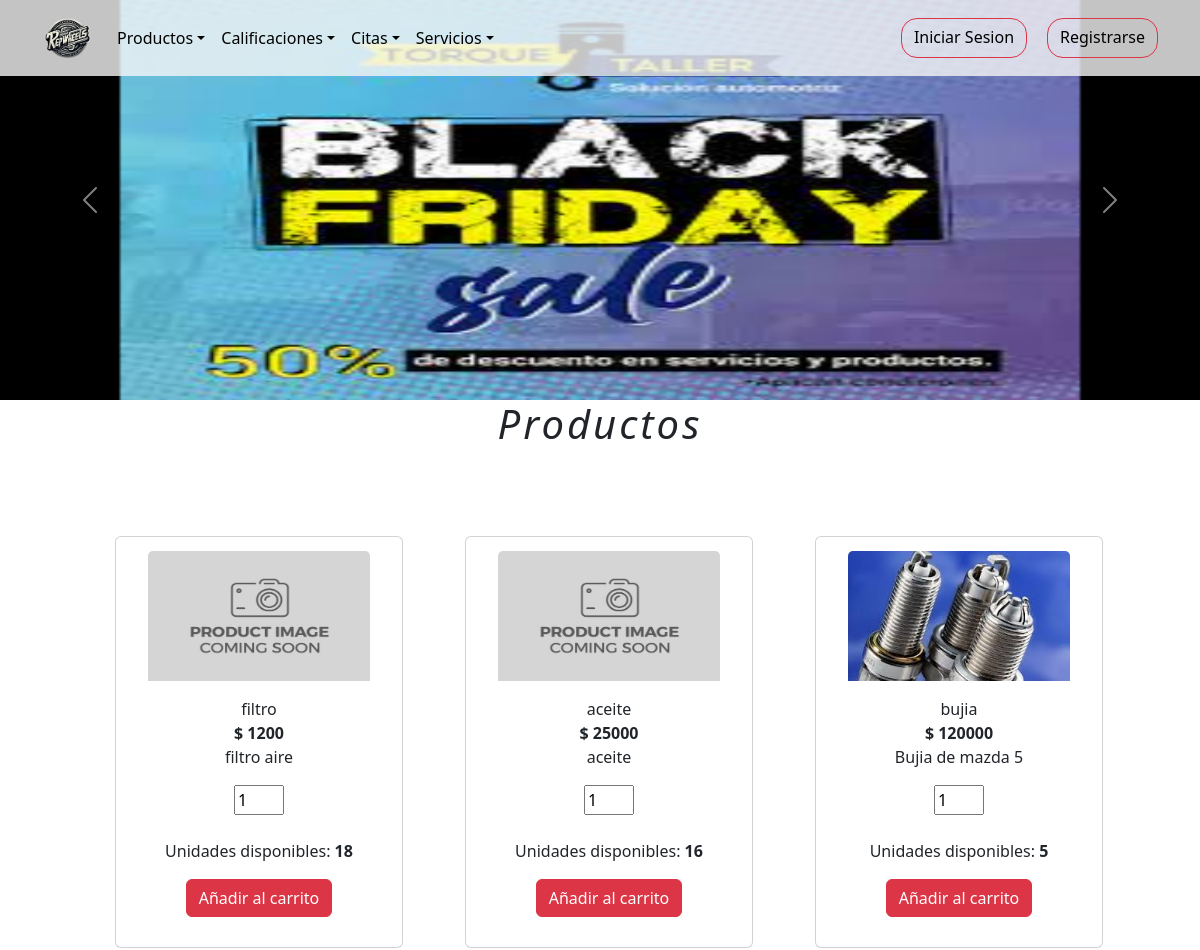
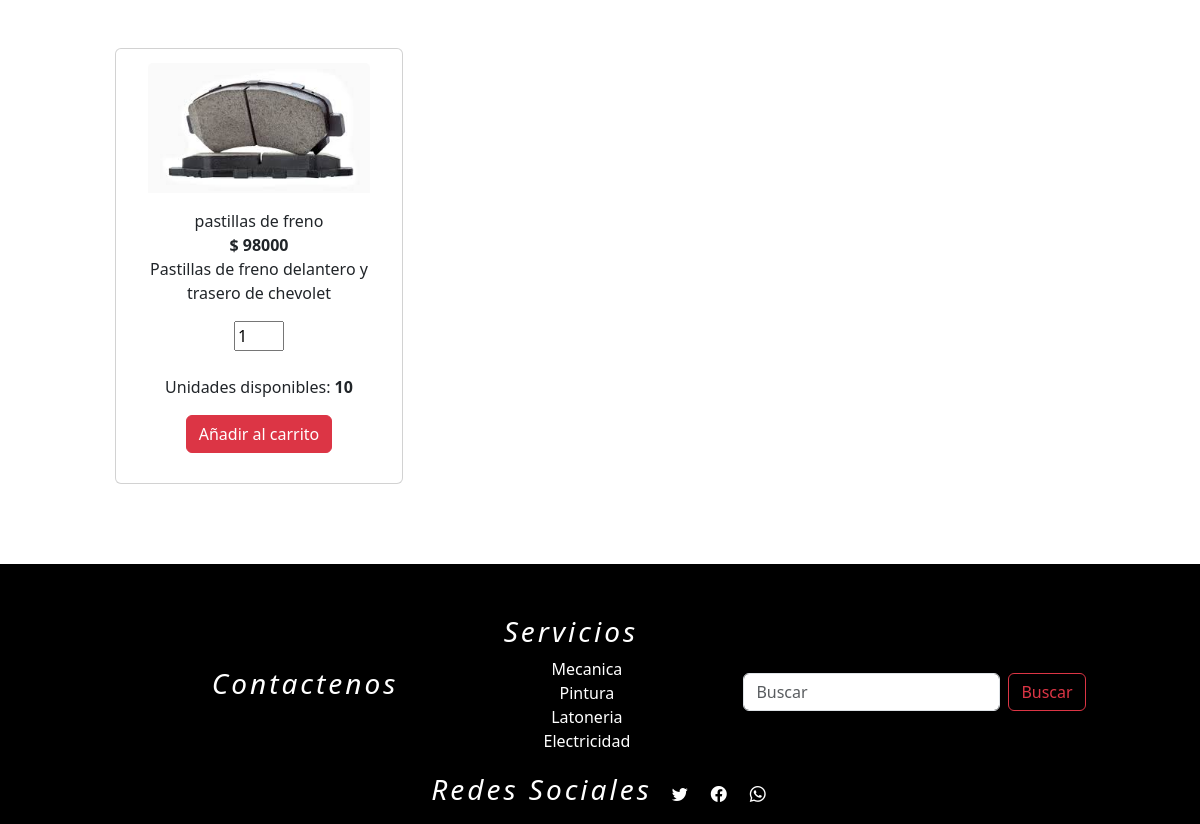
/productos, run on an earlier commit of the app's database (2 pictures, top to bottom).
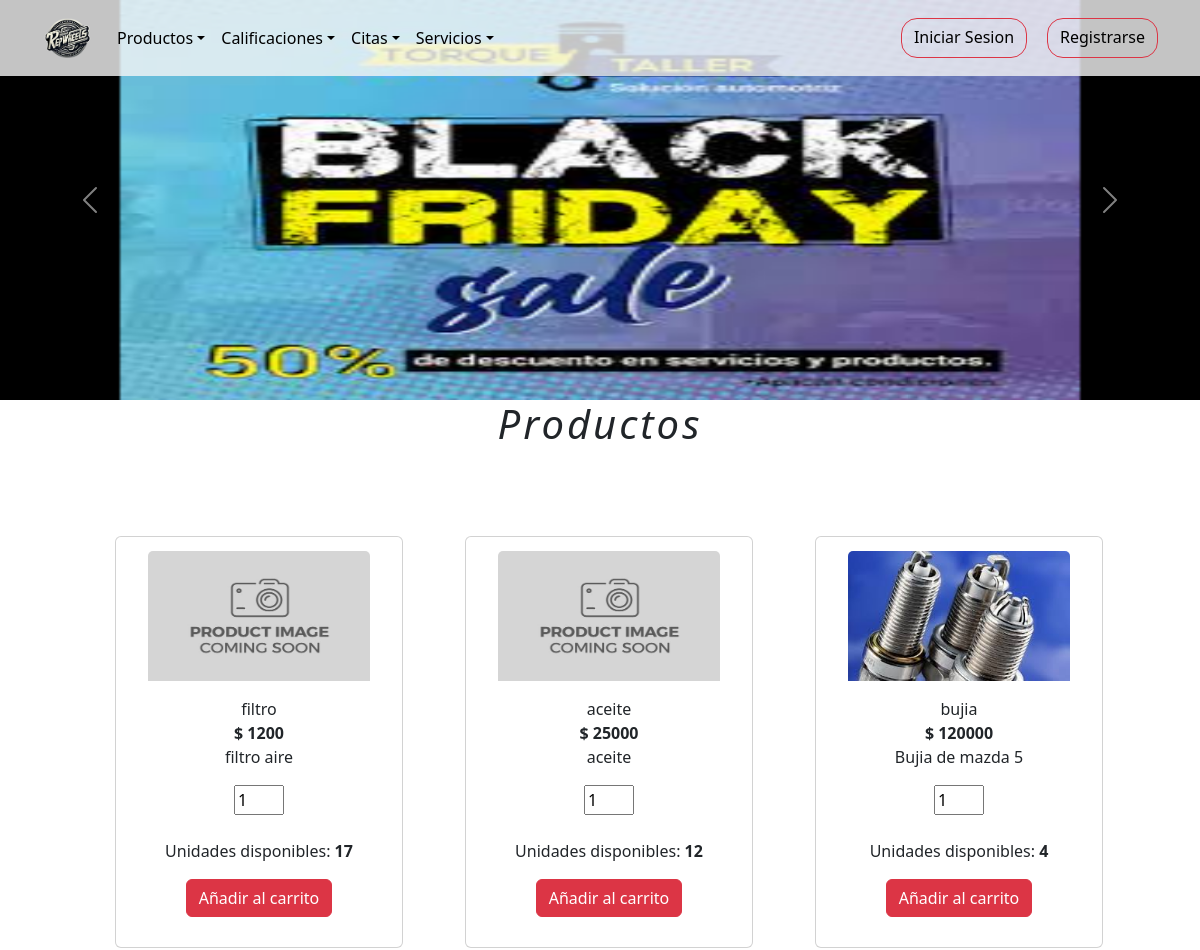
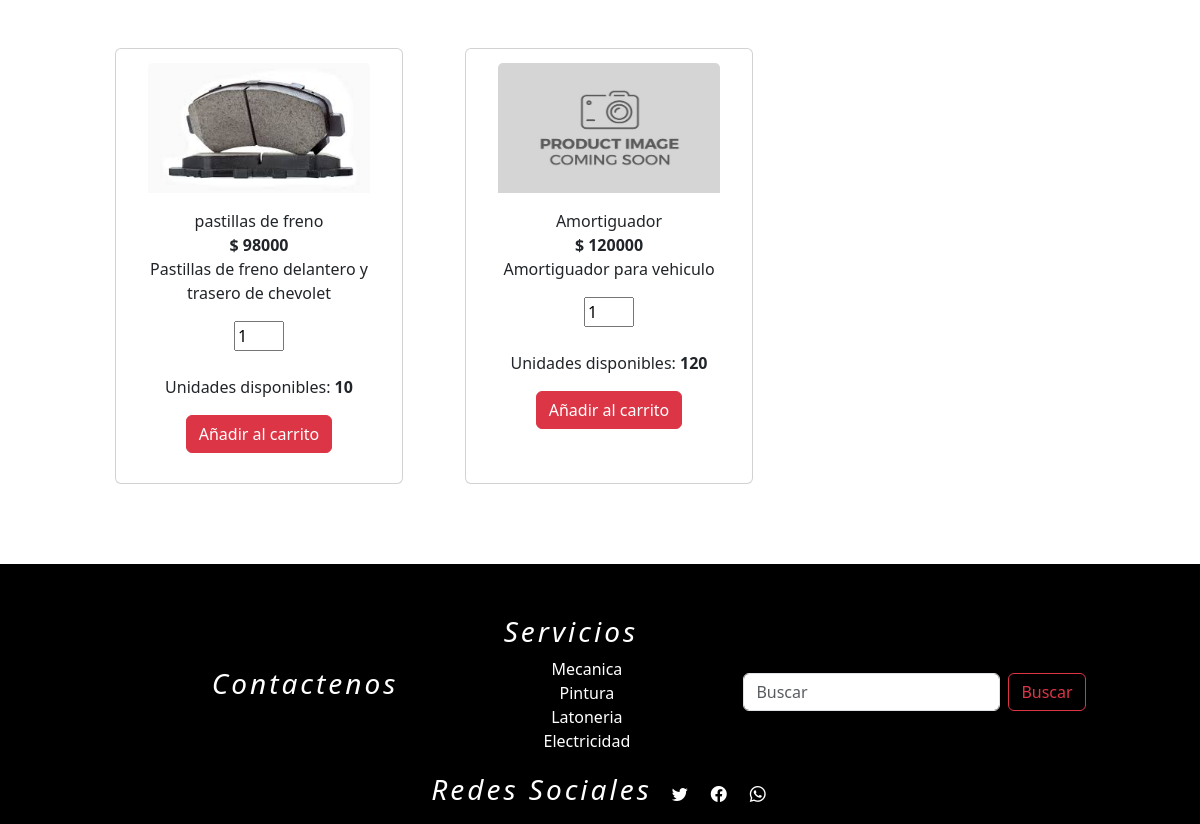
And on a later commit of the database (2 pictures, top to bottom).
### tienda/models.py (models this page shows, shortened)
class Productos(models.Model):
    nombre=models.CharField(max_length=254)
    Precio=models.IntegerField(null = False)
    descripcion_producto = models.TextField()
    cantidad=models.IntegerField()
    categoria=models.ForeignKey(Categoria,on_delete=models.DO_NOTHING,blank=False,null=True)
    foto = models.ImageField(upload_to="media/", default="media/default.png")

### tienda/views.py (the view)
# urls.py: path('productos',views.productos,name='productos'),
def productos(request):
    p = Productos.objects.all()
    contexto = {'data':p}
    return render(request,"tienda/productos/producto.html",contexto)

### tienda/templates/tienda/productos/producto.html (shortened to what this page needs)
{% extends 'tienda/base.html' %}
{% load static %}
{% block contenedor %}
      <main>
        <section style="background-color: black;">
            <div id="carouselServicios" class="carousel slide" style="max-width: 100%;">
              <div class="carousel-inner">
                <div class="carousel-item active">
                  <div class="d-flex align-items-center">
                    <img src="{% static 'tienda/img/descuentoproducto.jpg' %}" class="d-block mx-auto" width="80%" height="400px"
                      alt="imagen descuentos">
                  </div>
                </div>
              </div>
              <button class="carousel-control-prev" type="button" data-bs-target="#carouselServicios" data-bs-slide="prev">
                <span class="carousel-control-prev-icon" aria-hidden="true"></span>
              </button>
              <button class="carousel-control-next" type="button" data-bs-target="#carouselServicios" data-bs-slide="next">
                <span class="carousel-control-next-icon" ariahidden="true"></span>
              </button>
            </div>
          </section>
          <section class="servicios">
            <h1>Productos</h1>
            <div>
              {% if data %}
              <div class="product">
                      {% for p in data %}
                          {% if p.cantidad > 0 %}
                              <div class="card align-items-center text-center p-10" style="width: 18rem; padding: 4%;">
                                <img src="{{ p.foto.url }}" class="card-img-top" alt="{{ p.nombre }}" style="width:86%; height: 130px;" >
                                  <div class="card-body">
                                    <p class="card-text">{{ p.nombre }} <br> <strong>$ {{ p.Precio }} </strong> <br> {{ p.descripcion_producto }} </p>
                                    <form>
                                      <input type="number" name="cantidad" id="cantidad_{{ p.id }}" min="1" max="{{ p.cantidad }}" value="1" style="width: 50px;" /><br><br>
                                      <p class="card-text">Unidades disponibles: <strong>{{ p.cantidad }}</strong></p>
                                      <button type="button" onclick="addCart(`{% url 'addCart' %}` , {{ p.id }});"  class="btn btn-danger">Añadir al carrito</button>
                                  </form>
                                  </div>
                              </div>
                            {% endif %}
                      {% endfor %}
              </div>
              {% else %}
                  <h1>No hay productos agregados</h1>
              {% endif %}
          </div>
          </section>
      </main>
{% endblock %}

What changed in the data, as far as the page shows it:
changed Productos "filtro": cantidad "18" → "17"
changed Productos "aceite": cantidad "16" → "12"
changed Productos "bujia": cantidad "5" → "4"
added Productos: foto (placeholder picture), nombre "Amortiguador", Precio "120000", descripcion_producto "Amortiguador para vehiculo", cantidad "120"
